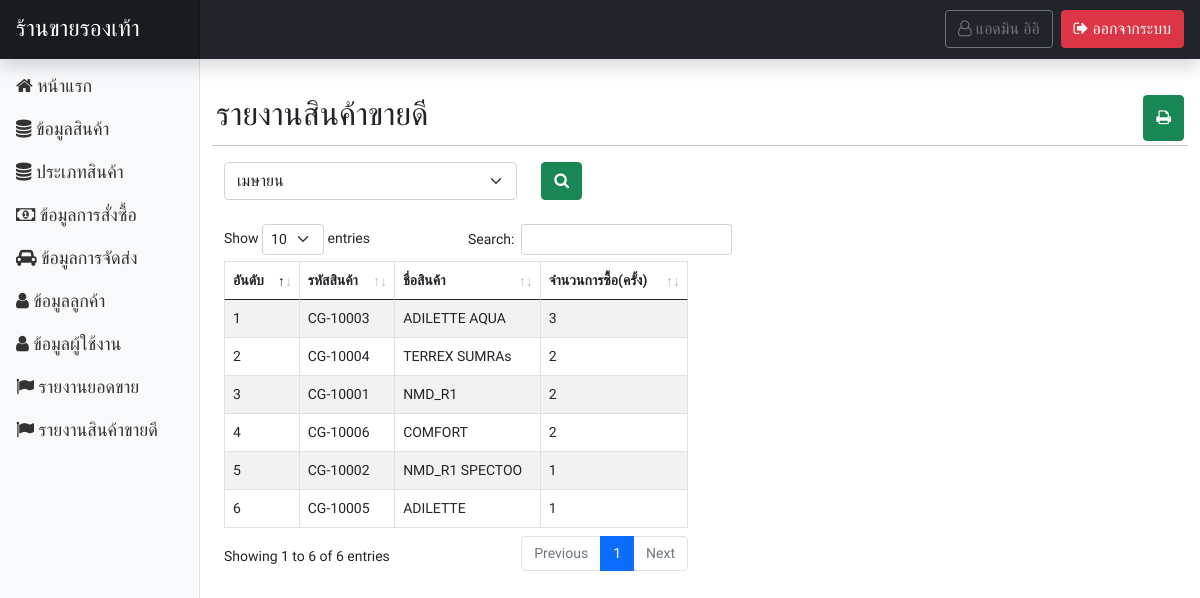
Page /page-admin/report_bestsell.php?month=04 (signed in) on the committed database.
### tables this page shows
CREATE TABLE `tbl_user` (
  `u_id` int(10) NOT NULL COMMENT 'ID',
  `u_username` varchar(255) NOT NULL COMMENT 'ชื่อผู้ใช้',
  `u_password` varchar(255) NOT NULL COMMENT 'รหัสผ่าน',
  `u_fname` varchar(255) NOT NULL COMMENT 'ชื่อ',
  `u_lname` varchar(255) NOT NULL COMMENT 'นามสกุล',
  `u_sex` varchar(50) NOT NULL COMMENT 'เพศ',
  `u_address` text NOT NULL COMMENT 'ที่อยู่',
  `u_email` varchar(255) NOT NULL COMMENT 'อีเมล์',
  `u_tel` varchar(10) NOT NULL COMMENT 'เบอร์โทร',
  `u_role` varchar(50) NOT NULL COMMENT 'บทบาท'
);

CREATE TABLE `tbl_payment_list` (
  `pl_id` int(50) NOT NULL COMMENT 'ID',
  `pl_pm_code` varchar(255) NOT NULL COMMENT 'รหัสการสั่งซื้อ',
  `pl_cg_id` varchar(255) NOT NULL COMMENT 'ID สินค้า',
  `pl_amount` varchar(255) NOT NULL COMMENT 'จำนวน'
);

CREATE TABLE `tbl_cargo` (
  `cg_id` int(20) NOT NULL COMMENT 'ID',
  `cg_code` varchar(255) NOT NULL COMMENT 'รหัสสินค้า',
  `cg_name` varchar(255) NOT NULL COMMENT 'ชื่อสินค้า',
  `cg_detail` text NOT NULL COMMENT 'รายละเอียด',
  `cg_img` varchar(255) NOT NULL COMMENT 'รูปภาพ',
  `cg_type_id` varchar(50) NOT NULL COMMENT 'ID ประเภทสินค้า',
  `cg_unit` varchar(50) NOT NULL COMMENT 'ไซต์',
  `cg_price` varchar(50) NOT NULL COMMENT 'ราคา',
  `cg_amount` varchar(50) NOT NULL COMMENT 'จำนวนในคลัง',
  `cg_view` varchar(50) NOT NULL DEFAULT '0' COMMENT 'การดูสินค้า'
);

### functions.php (called while the page is built, shortened)
<?php
class ConnectDB
{
    protected $db;
    function __construct()
    {
        $DB_HOST = "localhost";
        $DB_USER = "root";
        $DB_PASS = "";
        $DB_NAME = "stoe_store";
        $con = new mysqli($DB_HOST, $DB_USER, $DB_PASS, $DB_NAME);
        $con->set_charset("utf8");
        $this->db = $con;
    }
    function query($data)
    {
        $result = $this->db->query($data);
        if ($result == true) {
            return $result;
        } else {
            echo "Error to query.!!";
        }
    }
}
class User extends ConnectDB
{
    function userGetById($id)
    {
        $result = $this->db->query("SELECT * FROM tbl_user WHERE u_id = '$id' ");
        $row = $result->fetch_all(MYSQLI_ASSOC);
        return $row;
    }
}
function NameMonth()
{
    $monthList = [
        "01" => "มกราคม",
        "02" => "กุมภาพันธ์",
        "03" => "มีนาคม",
        "04" => "เมษายน",
        "05" => "พฤษภาคม",
        "06" => "มิถุนายน",
        "07" => "กรกฎาคม",
        "08" => "สิงหาคม",
        "09" => "กันยายน",
        "10" => "ตุลาคม",
        "11" => "พฤศจิกายน",
        "12" => "ธันวาคม",
    ];
    return $monthList;
}

### page-admin/report_bestsell.php (the view, shortened to what this page needs)
<?php include('header.php'); ?>
</head>
<body>
    <?php
    $obj = new ConnectDB();
    if (isset($_GET['month']) && !empty($_GET['month'])) {
        $result = $obj->query("SELECT *,COUNT(cg.cg_code*pl_amount) as total FROM tbl_payment_list as pl INNER JOIN tbl_payment as pm ON pl.pl_pm_code = pm.pm_code INNER JOIN tbl_cargo as cg ON pl.pl_cg_id = cg.cg_id WHERE MONTH(pm.pm_date) = '" . $_GET['month'] . "' GROUP BY cg.cg_code ORDER BY total DESC ");
    }
    ?>
    <?php include('navbar.php'); ?>
    <div class="container-fluid">
        <div class="row my-4">
            <?php include('sidebar.php'); ?>
            <main class="col-md-9 ms-sm-auto col-lg-10 px-md-4">
                <div class="row mt-2">
                    <div class="d-flex justify-content-between align-content-center p-1">
                        <h2>รายงานสินค้าขายดี
                            <?php $i = 1; ?>
                        </h2>
                        <button onclick="window.print()" class="btn btn-success no-print"><i class="fa fa-print"></i> </button>
                    </div>
                    <hr>
                    <div class="row mb-4">
                        <div class="col-md-12">
                            <form action="" method="GET">
                                <div class="row">
                                    <div class="col-md-4">
                                        <select class="form-select no-print" name="month">
                                            <?php foreach (NameMonth() as $key => $value) { ?>
                                                <option value="<?= $key; ?>" <?php if (isset($_GET['month']) && $_GET['month'] == $key) {
                                                                                echo "selected";
                                                                            } ?>><?= $value; ?></option>
                                            <?php } ?>
                                        </select>
                                    </div>
                                    <div class="col-md-4">
                                        <button type="submit" name="submit" value="search" class="btn btn-success no-print"><i class="fa fa-search" aria-hidden="true"></i></button>
                                    </div>
                                </div>
                            </form>
                        </div>
                    </div>
                    <?php if (isset($result) && $result->num_rows > 0) { ?>
                        <div class="col-md-6">
                            <table id="dtb" class="table table-striped table-bordered mt-5" style="width:100%">
                                <thead>
                                    <tr>
                                        <th>อันดับ</th>
                                        <th>รหัสสินค้า</th>
                                        <th>ชื่อสินค้า</th>
                                        <th>จำนวนการซื้อ(ครั้ง)</th>
                                    </tr>
                                </thead>
                                <tbody>
                                    <?php while ($row = $result->fetch_array()) { ?>
                                        <tr>
                                            <td><?= $i++; ?></td>
                                            <td><?= $row['cg_code'] ?></td>
                                            <td><?= $row['cg_name'] ?></td>
                                            <td><?= $row['total']; ?></td>
                                        </tr>
                                    <?php } ?>
                                </tbody>
                            </table>
                        </div>
                    <?php } ?>
                </div>
            </main>
        </div>
    </div>
    <?php include('call_datatable.php'); ?>
</body>
</html>

### page-admin/navbar.php (shortened to what this page needs)
<header class="navbar navbar-dark sticky-top bg-dark flex-md-nowrap p-0 shadow no-print">
    <a class="navbar-brand col-md-3 col-lg-2 me-0 px-3" style="font-size:23px;" href="index.php">ร้านขายรองเท้า</a>
    <ul class="navbar-nav px-3 w-100 d-flex p-2 bd-highlight flex-row-reverse">
        <li class="nav-item text-nowrap">
            <a class="btn btn-danger" href="../logout.php"><i class="fa fa-sign-out" aria-hidden="true"></i> ออกจากระบบ</a>
        </li>
        <li class="nav-item text-nowrap">
            <?php
                $objName = new User();
                $rowName = $objName->userGetById($_SESSION['user']['id']);
            ?>
            <a class="me-2 btn btn-outline-secondary" href="profile.php"><i class="fa fa-user-o" aria-hidden="true"></i> <?= $rowName[0]['u_fname'] . ' ' . $rowName[0]['u_lname']; ?></a>
        </li>
    </ul>
</header>

### css/style.css (style rules this page uses)
* { font-family: "Chakra Petch", sans-serif; }

### css/dashboard.css (style rules this page uses)
body { font-size: .875rem; }
.navbar-brand { padding-top: .75rem; padding-bottom: .75rem; font-size: 1rem; background-color: rgba(0, 0, 0, .25); box-shadow: inset -1px 0 0 rgba(0, 0, 0, .25); }

### rows in the picture
tbl_user: u_fname "แอดมิน", u_lname "อิอิ"
tbl_payment_list: tbl_cargo.cg_code "CG-10003", tbl_cargo.cg_name "ADILETTE AQUA", total "3"
tbl_payment_list: tbl_cargo.cg_code "CG-10004", tbl_cargo.cg_name "TERREX SUMRAs", total "2"
tbl_payment_list: tbl_cargo.cg_code "CG-10001", tbl_cargo.cg_name "NMD_R1", total "2"
tbl_payment_list: tbl_cargo.cg_code "CG-10006", tbl_cargo.cg_name "COMFORT", total "2"
tbl_payment_list: tbl_cargo.cg_code "CG-10002", tbl_cargo.cg_name "NMD_R1 SPECTOO", total "1"
tbl_payment_list: tbl_cargo.cg_code "CG-10005", tbl_cargo.cg_name "ADILETTE", total "1"

### other values in the picture
form field month "เมษายน"
